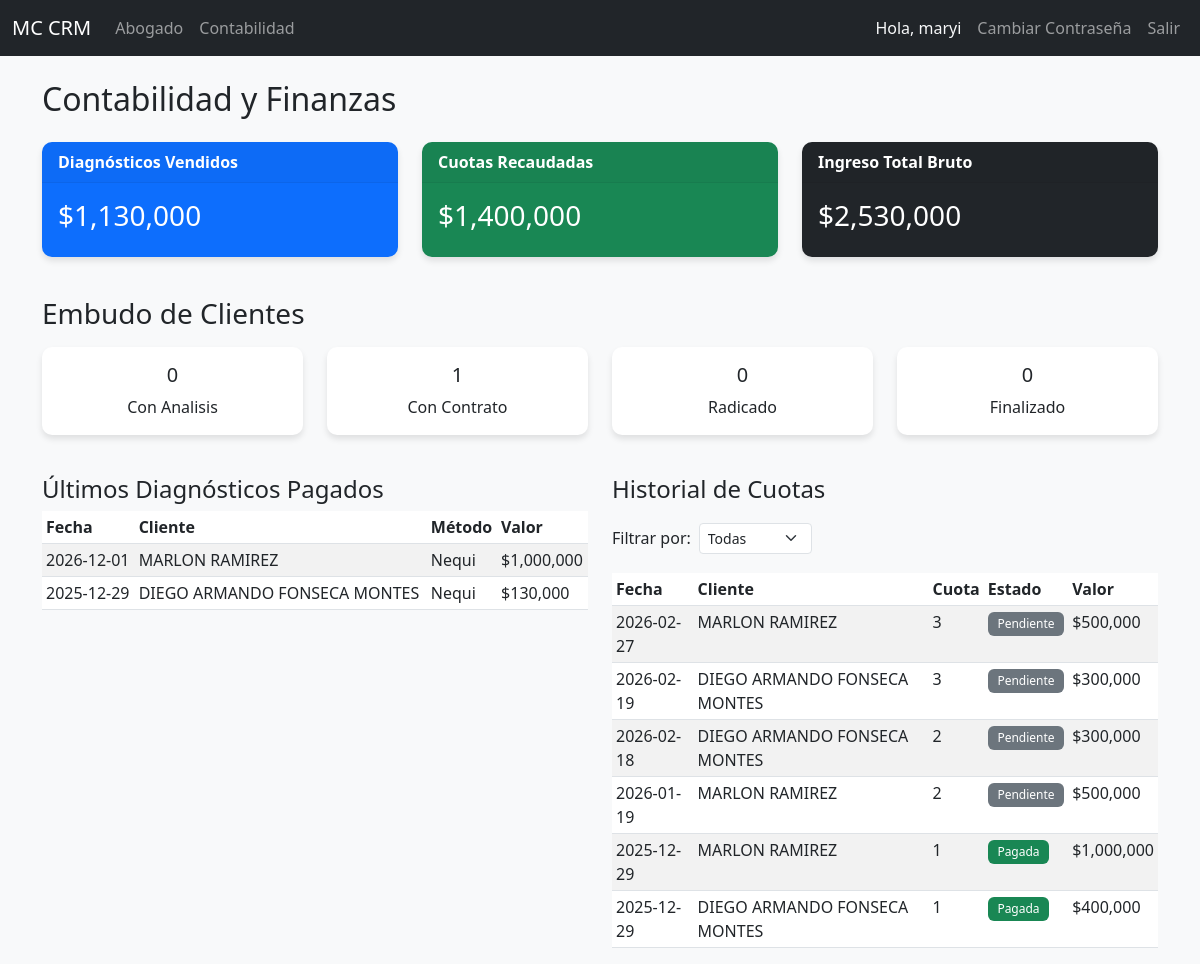
/accounting (signed in), run on the app's committed database.
### models.py (models this page shows)
class User(UserMixin, db.Model):
    id = db.Column(db.Integer, primary_key=True)
    nombre_completo = db.Column(db.String(100), nullable=False)
    telefono = db.Column(db.String(20))
    email = db.Column(db.String(120), unique=True, nullable=False)
    rol = db.Column(db.String(20), nullable=False)  # 'Admin', 'Analista', 'Abogado'
    password = db.Column(db.String(200)) # Added password for auth

class PaymentDiagnosis(db.Model):
    id = db.Column(db.Integer, primary_key=True)
    client_id = db.Column(db.Integer, db.ForeignKey('client.id'), nullable=False, unique=True)
    valor = db.Column(db.Float)
    fecha_pago = db.Column(db.Date)
    metodo_pago = db.Column(db.String(50)) # 'Nequi', 'Daviplata', 'Bancolombia', 'Link de pago', 'Efectivo'
    verificado = db.Column(db.Boolean, default=False)
    client = db.relationship('Client', backref=db.backref('payment_diagnosis', uselist=False))

class Client(db.Model):
    id = db.Column(db.Integer, primary_key=True)
    nombre = db.Column(db.String(100))
    tipo_id = db.Column(db.String(20))
    numero_id = db.Column(db.String(20))
    telefono = db.Column(db.String(20), nullable=False)
    email = db.Column(db.String(120))
    ciudad = db.Column(db.String(50))
    motivo_consulta = db.Column(db.Text)
    estado = db.Column(db.String(50), default='Nuevo') # 'Nuevo', 'Informacion_Incompleta', 'Pendiente', 'Pendiente_Analisis', 'Con_Contrato'
    analista_id = db.Column(db.Integer, db.ForeignKey('user.id'))
    abogado_id = db.Column(db.Integer, db.ForeignKey('user.id'))
    created_at = db.Column(db.DateTime, default=datetime.utcnow)
    conclusion_analisis = db.Column(db.Text) # New field for analysis conclusion
    login_user_id = db.Column(db.Integer, db.ForeignKey('user.id'), nullable=True) # Link to User
    analista = db.relationship('User', foreign_keys=[analista_id], backref='clientes_registrados')
    login_user = db.relationship('User', foreign_keys=[login_user_id], backref='client_profile')

class ContractInstallment(db.Model):
    id = db.Column(db.Integer, primary_key=True)
    payment_contract_id = db.Column(db.Integer, db.ForeignKey('payment_contract.id'), nullable=False)
    numero_cuota = db.Column(db.Integer, nullable=False)
    valor = db.Column(db.Float)
    fecha_vencimiento = db.Column(db.Date)
    metodo_pago = db.Column(db.String(50))
    estado = db.Column(db.String(50), default='Pendiente') # 'Pendiente', 'Pagada', 'En Mora'
    payment_contract = db.relationship('PaymentContract', backref='installments')

### routes.py (the view)
@main.route('/accounting')
@login_required
def accounting_dashboard():
    if current_user.rol not in ['Admin', 'Abogado']:
        flash('Acceso no autorizado', 'danger')
        return redirect(url_for('main.index'))
    income_diagnosis = db.session.query(func.sum(PaymentDiagnosis.valor)).filter(PaymentDiagnosis.verificado == True).scalar() or 0
    income_installments = db.session.query(func.sum(ContractInstallment.valor)).filter(ContractInstallment.estado == 'Pagada').scalar() or 0
    total_gross_income = income_diagnosis + income_installments
    clients_with_analysis = Client.query.filter_by(estado='Con_Analisis').count()
    clients_with_contract = Client.query.filter_by(estado='Con_Contrato').count()
    clients_radicados = Client.query.filter_by(estado='Radicado').count()
    clients_finalized = Client.query.filter_by(estado='Finalizado').count()
    funnel_stats = {
        'Con_Analisis': clients_with_analysis,
        'Con_Contrato': clients_with_contract,
        'Radicado': clients_radicados,
        'Finalizado': clients_finalized
    }
    recent_diagnoses = PaymentDiagnosis.query.filter_by(verificado=True).order_by(PaymentDiagnosis.fecha_pago.desc()).limit(50).all()
    estado_filter = request.args.get('estado_cuota')
    query = ContractInstallment.query
    if estado_filter and estado_filter != 'todos':
        query = query.filter_by(estado=estado_filter)
    recent_installments = query.order_by(ContractInstallment.fecha_vencimiento.desc()).limit(50).all()
    return render_template('accounting.html',
                           income_diagnosis=income_diagnosis,
                           income_installments=income_installments,
                           total_gross_income=total_gross_income,
                           funnel_stats=funnel_stats,
                           recent_diagnoses=recent_diagnoses,
                           recent_installments=recent_installments,
                           current_filter=estado_filter)

### app.py (called while the page is built)
@login_manager.user_loader
def load_user(user_id):
    return User.query.get(int(user_id))

### templates/accounting.html (shortened to what this page needs)
{% extends "base.html" %}
{% block content %}
<h2 class="mb-4">Contabilidad y Finanzas</h2>
<div class="row mb-4">
    <div class="col-md-4">
        <div class="card text-white bg-primary mb-3">
            <div class="card-header">Diagnósticos Vendidos</div>
            <div class="card-body">
                <h3 class="card-title">${{ "{:,.0f}".format(income_diagnosis) }}</h3>
            </div>
        </div>
    </div>
    <div class="col-md-4">
        <div class="card text-white bg-success mb-3">
            <div class="card-header">Cuotas Recaudadas</div>
            <div class="card-body">
                <h3 class="card-title">${{ "{:,.0f}".format(income_installments) }}</h3>
            </div>
        </div>
    </div>
    <div class="col-md-4">
        <div class="card text-white bg-dark mb-3">
            <div class="card-header">Ingreso Total Bruto</div>
            <div class="card-body">
                <h3 class="card-title">${{ "{:,.0f}".format(total_gross_income) }}</h3>
            </div>
        </div>
    </div>
</div>
<h3 class="mb-3">Embudo de Clientes</h3>
<div class="row mb-4">
    {% for status, count in funnel_stats.items() %}
    <div class="col-md-3">
        <div class="card mb-3">
            <div class="card-body text-center">
                <h5 class="card-title">{{ count }}</h5>
                <p class="card-text">{{ status.replace('_', ' ') }}</p>
            </div>
        </div>
    </div>
    {% endfor %}
</div>
<div class="row">
    <div class="col-md-6">
        <h4>Últimos Diagnósticos Pagados</h4>
        <div class="table-responsive">
            <table class="table table-striped table-sm">
                <thead>
                    <tr>
                        <th>Fecha</th>
                        <th>Cliente</th>
                        <th>Método</th>
                        <th>Valor</th>
                    </tr>
                </thead>
                <tbody>
                    {% for p in recent_diagnoses %}
                    <tr>
                        <td>{{ p.fecha_pago }}</td>
                        <td>{{ p.client.nombre }}</td>
                        <td>{{ p.metodo_pago }}</td>
                        <td>${{ "{:,.0f}".format(p.valor) }}</td>
                    </tr>
                    {% endfor %}
                </tbody>
            </table>
        </div>
    </div>
    <div class="col-md-6">
        <div class="d-flex justify-content-between align-items-center mb-2">
            <h4>Historial de Cuotas</h4>
        </div>
        <form method="GET" class="row g-2 mb-3 align-items-center">
            <div class="col-auto">
                <label for="estado_cuota" class="col-form-label">Filtrar por:</label>
            </div>
            <div class="col-auto">
                <select name="estado_cuota" id="estado_cuota" class="form-select form-select-sm"
                    onchange="this.form.submit()">
                    <option value="todos" {% if current_filter=='todos' or not current_filter %}selected{% endif %}>
                        Todas</option>
                </select>
            </div>
        </form>
        <div class="table-responsive">
            <table class="table table-striped table-sm">
                <thead>
                    <tr>
                        <th>Fecha</th>
                        <th>Cliente</th>
                        <th>Cuota</th>
                        <th>Estado</th>
                        <th>Valor</th>
                    </tr>
                </thead>
                <tbody>
                    {% for c in recent_installments %}
                    <tr>
                        <td>{{ c.fecha_vencimiento }}</td>
                        <td>{{ c.payment_contract.client.nombre }}</td>
                        <td>{{ c.numero_cuota }}</td>
                        <td>
                            {% if c.estado == 'Pagada' %}
                            <span class="badge bg-success">Pagada</span>
                            {% elif c.estado == 'En Mora' %}
                            <span class="badge bg-danger">En Mora</span>
                            {% else %}
                            <span class="badge bg-secondary">{{ c.estado }}</span>
                            {% endif %}
                        </td>
                        <td>${{ "{:,.0f}".format(c.valor) }}</td>
                    </tr>
                    {% endfor %}
                </tbody>
            </table>
        </div>
    </div>
</div>
{% endblock %}

### templates/base.html (shortened to what this page needs)
<!DOCTYPE html>
<html lang="es">
<head>
    <link href="https://cdn.jsdelivr.net/npm/bootstrap@5.3.0/dist/css/bootstrap.min.css" rel="stylesheet">
    <link href="https://cdn.jsdelivr.net/npm/bootstrap-icons@1.7.2/font/bootstrap-icons.css" rel="stylesheet">
    <link rel="stylesheet" href="{{ url_for('static', filename='css/style.css') }}">
</head>
<body>
    <nav class="navbar navbar-expand-lg navbar-dark bg-dark">
        <div class="container-fluid">
            <a class="navbar-brand" href="#">MC CRM</a>
            <div class="collapse navbar-collapse" id="navbarNav">
                <ul class="navbar-nav me-auto">
                    {% if current_user.is_authenticated %}
                    {% if current_user.rol == 'Abogado' or current_user.rol == 'Admin' %}
                    <li class="nav-item"><a class="nav-link" href="{{ url_for('main.lawyer_dashboard') }}">Abogado</a>
                    </li>
                    <li class="nav-item"><a class="nav-link"
                            href="{{ url_for('main.accounting_dashboard') }}">Contabilidad</a>
                    </li>
                    {% endif %}
                    {% endif %}
                </ul>
                <ul class="navbar-nav">
                    {% if current_user.is_authenticated %}
                    <li class="nav-item"><span class="nav-link text-light">Hola, {{ current_user.nombre_completo
                            }}</span></li>
                    <li class="nav-item">
                        <button type="button" class="btn btn-link nav-link" data-bs-toggle="modal"
                            data-bs-target="#changePasswordModal">
                            Cambiar Contraseña
                        </button>
                    </li>
                    <li class="nav-item"><a class="nav-link" href="{{ url_for('main.logout') }}">Salir</a></li>
                    {% else %}
                    <li class="nav-item"><a class="nav-link" href="{{ url_for('main.login') }}">Ingresar</a></li>
                    {% endif %}
                </ul>
            </div>
        </div>
    </nav>
    <div class="container mt-4">
        {% block content %}{% endblock %}
    </div>
</body>
</html>

### static/css/style.css (style rules this page uses)
body { background-color: #f8f9fa; font-family: 'Segoe UI', Tahoma, Geneva, Verdana, sans-serif; }
.card { border: none; border-radius: 10px; box-shadow: 0 4px 6px rgba(0,0,0,0.1); transition: transform 0.2s; }
.card-header { border-bottom: 1px solid rgba(0,0,0,0.05); border-radius: 10px 10px 0 0 !important; font-weight: 600; }
.badge { font-weight: 500; padding: 0.5em 0.8em; }

### data on the page
User: nombre_completo "maryi"
PaymentDiagnosis: fecha_pago "2026-12-01", client.nombre "MARLON RAMIREZ", metodo_pago "Nequi", valor "1,000,000"
PaymentDiagnosis: fecha_pago "2025-12-29", client.nombre "DIEGO ARMANDO FONSECA MONTES", metodo_pago "Nequi", valor "130,000"
ContractInstallment: fecha_vencimiento "2026-02-27", payment_contract.client.nombre "MARLON RAMIREZ", numero_cuota "3", estado "Pendiente", valor "500,000"
ContractInstallment: fecha_vencimiento "2026-02-19", payment_contract.client.nombre "DIEGO ARMANDO FONSECA MONTES", numero_cuota "3", estado "Pendiente", valor "300,000"
ContractInstallment: fecha_vencimiento "2026-02-18", payment_contract.client.nombre "DIEGO ARMANDO FONSECA MONTES", numero_cuota "2", estado "Pendiente", valor "300,000"
ContractInstallment: fecha_vencimiento "2026-01-19", payment_contract.client.nombre "MARLON RAMIREZ", numero_cuota "2", estado "Pendiente", valor "500,000"
ContractInstallment: fecha_vencimiento "2025-12-29", payment_contract.client.nombre "MARLON RAMIREZ", numero_cuota "1", estado "Pagada", valor "1,000,000"
ContractInstallment: fecha_vencimiento "2025-12-29", payment_contract.client.nombre "DIEGO ARMANDO FONSECA MONTES", numero_cuota "1", estado "Pagada", valor "400,000"

### other printed values
{{ "{:,.0f}".format(income_diagnosis) }} "1,130,000"
{{ "{:,.0f}".format(income_installments) }} "1,400,000"
{{ "{:,.0f}".format(total_gross_income) }} "2,530,000"
{{ count }} "0" "1" "0" "0"
{{ status.replace('_', ' ') }} "Con Analisis" "Con Contrato" "Radicado" "Finalizado"
